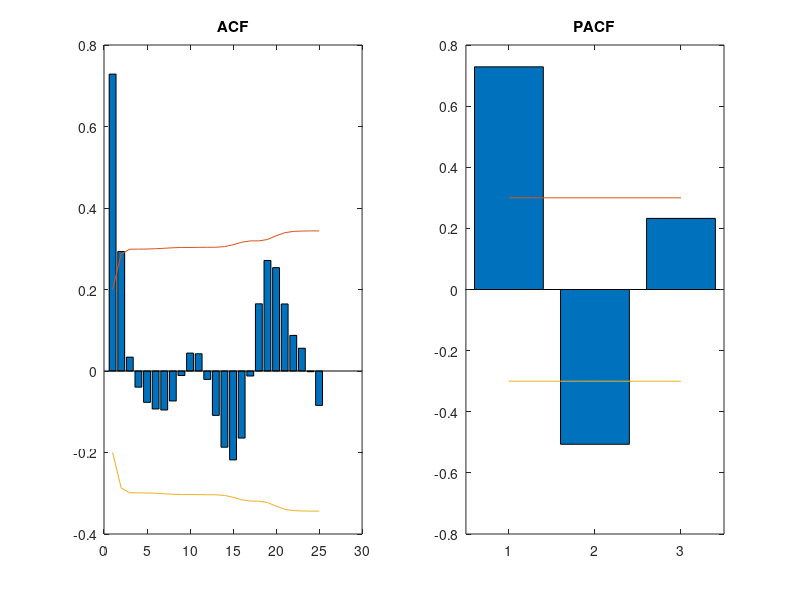

Write MATLAB code to recreate this figure. (Note: this script raises an error after producing the figure.)
X = [-4.023796981061571
-0.9578464348659403
1.3145349536425714
2.3858025089950576
0.9497573705098933
-1.0934690723916378
-0.7305354723701374
1.7495472953141844
4.030276529234811
3.3688691464108764
1.6771515208713361
0.45489039740330844
1.0345439167623791
2.6627861687398098
2.8621401730217677
2.262894273291246
0.32692055679545107
-2.0106303174375517
-3.111872743074652
-2.5910855937934816
-2.3994133164815983
-2.7985669201540966
-1.566368675131364
-0.6812507266091545
-0.37919446969811926
-0.9526062813276055
-0.8544172813413926
0.2641992411485671
2.199737011722542
1.8411542076092697
-0.7834969042483988
-0.006506750260680372
4.076941459852892
4.628900176487166
2.357291983624029
2.9009761080836776
3.2262021476957843
0.12162982332908001
-2.4984201526047163
-3.5644490719548894
-5.109133843649704
-3.316077704571341
1.069302685869149
3.377604851313562
3.2124831646171907
0.9388052217319038
0.5024906457884648
-1.269586504404644
-2.170809763967145
-2.3029781052706886
0.7159836920613467
0.6865634863182508
-1.0074890744290086
-2.772814678850997
-2.2862645935904204
-1.1395505280621385
0.1413857609850674
-0.9862066619777826
-2.6407536780391467
-2.230776322004304
0.15483416696721775
3.2653258107307344
5.627349029331004
3.82895841997205
0.04701097621040673
1.8691896417948282
4.127191905766023
2.387493668565524
-0.10866292425911711
1.4277748520992382
2.0199366909655865
1.9876156208475129
1.988982672996143
2.697774301146138
2.9153082290827474
-0.020652352149987063
-2.4188460406275114
-4.103619415716151
-2.5079884088889077
-0.2859506536111971
1.9971873755537195
1.5688587420810616
2.917796591512333
4.66225509820341
5.274193846380819
3.9449844126940663
3.2812677667523893
1.1027755241656814
-0.40331548612038504
-0.4809942198359875
0.7211387971012782
2.5761334089116668
4.273612636520243
4.78155928787603
4.479372470204414
3.2693997261220034
1.6934283971945394
-0.2445305479009642
0.6279501235052223
1.8752680484740207];

n = size(X,1);
mu = mean(X);
v = var(X,1);




for i = 1:25
    sum = 0;
    for j = 1:n - i
        sum = sum + (X(j) - mu)*(X(j + i) - mu);
    end
    acf(i) = 1/n * sum / v;
end








pacf1 = acf(1);
pacf2 = det([1 acf(1); acf(1) acf(2)]) / det([1 acf(1); acf(1) 1]);
pacf3 = det([1 acf(1) acf(1); acf(1) 1 acf(2); acf(2) acf(1) acf(3)]) / det([1 acf(1) acf(2); acf(1) 1 acf(1); acf(2) acf(1) 1]);





x = size(acf,2);
mirroracf = [fliplr(acf) 1 acf];
for i = 1:x
    A = [];
    B = [];
    for k = 0:i - 1
        rowA = [mirroracf((x + 1) - k : (x + 1) - k + (i - 2))];        
        A = [A; rowA];
        rowB = [mirroracf((x + 1) - k : (x + 1) - k + (i - 1))];        
        B = [B; rowB];
    end
    A = [A mirroracf((x + 2) : (x + 2) + (i - 1))'];
    pacf(i) = det(A) / det(B);
end

    




CB(1) = 2/sqrt(n);
for i = 2:25
    sum = 1;
    for j = 1:i - 1
        sum = sum + 2*acf(j)^2;
    end
    CB(i) = 2/sqrt(n) * sqrt(sum);
end

figure('name','ACF')
subplot(1,2,1);
bar(linspace(1,25,25),acf)
hold on
plot(linspace(1,25,25),CB)
plot(linspace(1,25,25),-CB)
title('ACF');

subplot(1,2,2);
bar([1 2 3],[pacf1 pacf2 pacf3])
hold on
plot([1 2 3],[3/sqrt(n) 3/sqrt(n) 3/sqrt(n)])
plot([1 2 3],-[3/sqrt(n) 3/sqrt(n) 3/sqrt(n)])
title('PACF');



omegaplot = linspace(0,pi,100);
M = 25;
N = size(X,1);
cor = autocorr(X,25);
R = var(X,1).*cor;

triangular = 1/(2*pi)*(R(1));
for k = 1:M
    triangular = triangular + (1/pi) * (1 - k/M) * R(k + 1) * cos(k * omegaplot);
end

figure('name','Spectrum');
plot(omegaplot,triangular);
title('M = 25, triangular window');